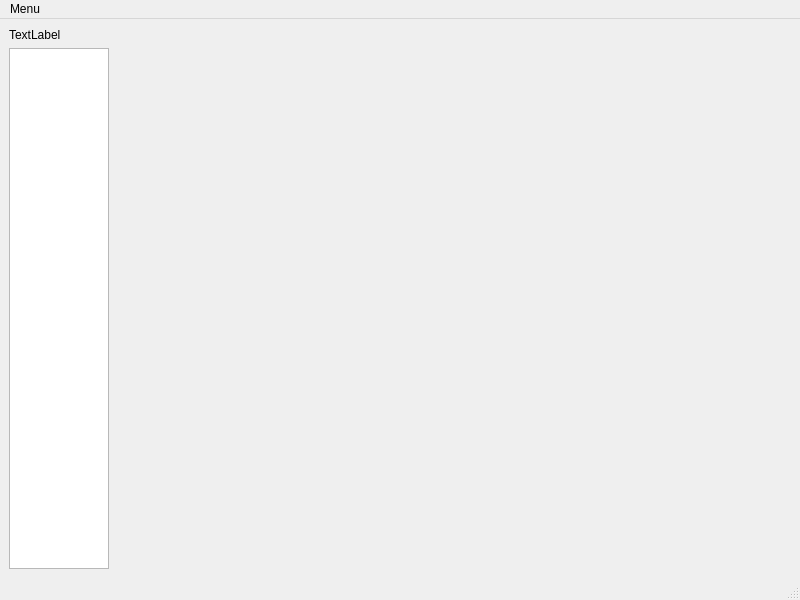
<?xml version="1.0" encoding="UTF-8"?>
<ui version="4.0">
 <class>MainWindow</class>
 <widget class="QMainWindow" name="MainWindow">
  <property name="geometry">
   <rect>
    <x>0</x>
    <y>0</y>
    <width>800</width>
    <height>600</height>
   </rect>
  </property>
  <property name="windowTitle">
   <string>MainWindow</string>
  </property>
  <widget class="QWidget" name="centralwidget">
   <layout class="QHBoxLayout" name="horizontalLayout" stretch="0,1">
    <item>
     <layout class="QVBoxLayout" name="verticalLayout">
      <item>
       <widget class="QLabel" name="currentLoginLabel">
        <property name="text">
         <string>TextLabel</string>
        </property>
       </widget>
      </item>
      <item>
       <widget class="QListWidget" name="contactsListWidget">
        <property name="maximumSize">
         <size>
          <width>100</width>
          <height>16777215</height>
         </size>
        </property>
       </widget>
      </item>
     </layout>
    </item>
    <item>
     <widget class="QStackedWidget" name="chatsStackedWidget">
      <widget class="QWidget" name="page"/>
      <widget class="QWidget" name="page_2"/>
     </widget>
    </item>
   </layout>
  </widget>
  <widget class="QMenuBar" name="menubar">
   <property name="geometry">
    <rect>
     <x>0</x>
     <y>0</y>
     <width>800</width>
     <height>21</height>
    </rect>
   </property>
   <widget class="QMenu" name="menuMenu">
    <property name="title">
     <string>Menu</string>
    </property>
    <addaction name="actionConnect_new_client"/>
    <addaction name="actionClose_client"/>
   </widget>
   <addaction name="menuMenu"/>
  </widget>
  <widget class="QStatusBar" name="statusbar"/>
  <action name="actionConnect_new_client">
   <property name="text">
    <string>Connect new client</string>
   </property>
  </action>
  <action name="actionClose_client">
   <property name="text">
    <string>Close client</string>
   </property>
  </action>
 </widget>
 <resources/>
 <connections/>
</ui>
